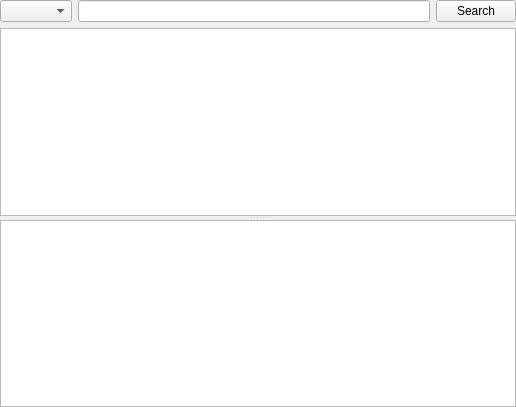
<?xml version="1.0" encoding="UTF-8"?>
<ui version="4.0">
 <class>NotesFrame</class>
 <widget class="QFrame" name="NotesFrame">
  <property name="geometry">
   <rect>
    <x>0</x>
    <y>0</y>
    <width>516</width>
    <height>407</height>
   </rect>
  </property>
  <layout class="QVBoxLayout" name="verticalLayout">
   <property name="leftMargin">
    <number>0</number>
   </property>
   <property name="topMargin">
    <number>0</number>
   </property>
   <property name="rightMargin">
    <number>0</number>
   </property>
   <property name="bottomMargin">
    <number>0</number>
   </property>
   <item>
    <layout class="QHBoxLayout" name="horizontalLayout">
     <item>
      <widget class="QComboBox" name="folderBox"/>
     </item>
     <item>
      <widget class="QLineEdit" name="searchEdit"/>
     </item>
     <item>
      <widget class="QPushButton" name="searchButton">
       <property name="text">
        <string>Search</string>
       </property>
      </widget>
     </item>
    </layout>
   </item>
   <item>
    <widget class="QSplitter" name="splitter">
     <property name="orientation">
      <enum>Qt::Vertical</enum>
     </property>
     <widget class="QTableView" name="notesView">
      <property name="horizontalScrollBarPolicy">
       <enum>Qt::ScrollBarAlwaysOff</enum>
      </property>
      <property name="editTriggers">
       <set>QAbstractItemView::NoEditTriggers</set>
      </property>
      <property name="alternatingRowColors">
       <bool>true</bool>
      </property>
      <property name="selectionBehavior">
       <enum>QAbstractItemView::SelectRows</enum>
      </property>
      <property name="showGrid">
       <bool>false</bool>
      </property>
      <property name="sortingEnabled">
       <bool>true</bool>
      </property>
      <attribute name="horizontalHeaderHighlightSections">
       <bool>false</bool>
      </attribute>
      <attribute name="horizontalHeaderShowSortIndicator" stdset="0">
       <bool>true</bool>
      </attribute>
      <attribute name="verticalHeaderVisible">
       <bool>false</bool>
      </attribute>
      <attribute name="verticalHeaderHighlightSections">
       <bool>false</bool>
      </attribute>
     </widget>
     <widget class="QTextEdit" name="previewEdit"/>
    </widget>
   </item>
  </layout>
 </widget>
 <resources/>
 <connections/>
</ui>
